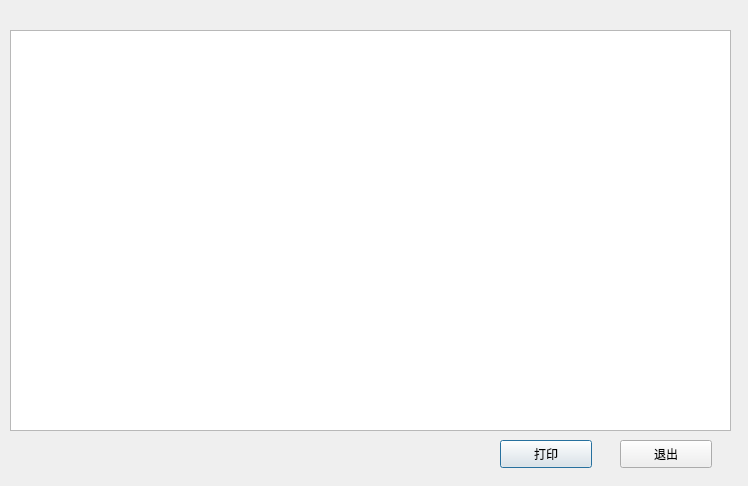
<?xml version="1.0" encoding="UTF-8"?>
<ui version="4.0">
 <class>detailList</class>
 <widget class="QDialog" name="detailList">
  <property name="geometry">
   <rect>
    <x>0</x>
    <y>0</y>
    <width>748</width>
    <height>486</height>
   </rect>
  </property>
  <property name="windowTitle">
   <string>Dialog</string>
  </property>
  <widget class="QTableWidget" name="detail_list">
   <property name="geometry">
    <rect>
     <x>10</x>
     <y>30</y>
     <width>721</width>
     <height>401</height>
    </rect>
   </property>
  </widget>
  <widget class="QPushButton" name="pushButton">
   <property name="geometry">
    <rect>
     <x>500</x>
     <y>440</y>
     <width>92</width>
     <height>28</height>
    </rect>
   </property>
   <property name="text">
    <string>打印</string>
   </property>
  </widget>
  <widget class="QPushButton" name="exit">
   <property name="geometry">
    <rect>
     <x>620</x>
     <y>440</y>
     <width>92</width>
     <height>28</height>
    </rect>
   </property>
   <property name="text">
    <string>退出</string>
   </property>
  </widget>
 </widget>
 <resources/>
 <connections/>
</ui>
